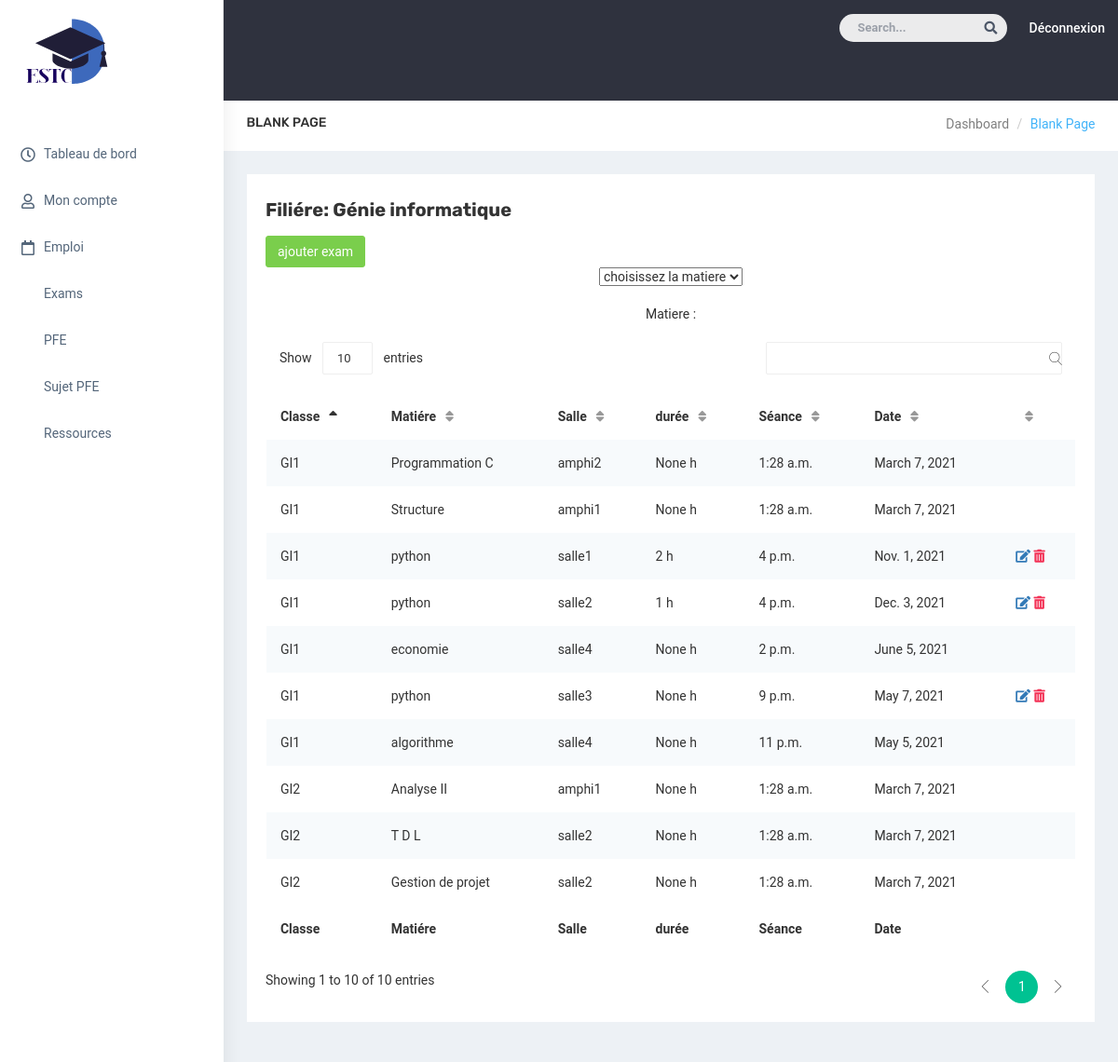
The app's page /examen (signed in) with its own data.
### gestioncours/models.py (models this page shows, shortened)
class Filiere(models.Model):
   nom_filiere = models.TextField()
   responsable = models.TextField()
   def __str__(self):
        return self.  nom_filiere

class Examen(models.Model):
    matiere= models.ForeignKey(Matiere, on_delete=models.CASCADE)
    salle= models.ForeignKey(Salle, on_delete=models.CASCADE)
    classe = models.ForeignKey(Classe, on_delete=models.CASCADE)
    filiere = models.ForeignKey(Filiere, on_delete=models.CASCADE)
    enseignant = models.ForeignKey(Enseignant, on_delete=models.CASCADE, null=True , blank=True)
    duree = models.IntegerField(null=True,blank="true")
    seance = models.TimeField(max_length=150,null=True)
    date = models.DateField(max_length=150,null=True)

class Classe(models.Model):
  nom_class= models.TextField()
  delegue = models.TextField()
  filiere=models.ForeignKey(Filiere,on_delete=models.CASCADE)
  def __str__(self):
        return self.nom_class

class Matiere(models.Model):
   nom_matiere = models.TextField(default="null")
   description =  models.TextField(default="null")
   module= models.ForeignKey(Module, on_delete=models.CASCADE)
   enseignant=models.ForeignKey(Enseignant, on_delete=models.CASCADE,blank="true")
   classe = models.ForeignKey(Classe, on_delete=models.CASCADE,blank='true', null=True)
   def __str__(self):
        return self.nom_matiere

class Salle(models.Model):
        nom_salle = models.CharField(max_length=40,default='')
        def __str__(self):
            return self.nom_salle

### gestioncours/views.py (the view, shortened to what this page needs)
# urls.py: path('examen', views.examen, name='examen'),
def examen(request):
    test = Classe.objects.filter(filiere_id = request.user.enseignant.filiere ).all()
    A=test[0].nom_class
    filiere = Filiere.objects.get(pk = request.user.enseignant.filiere_id)
    exam = Examen.objects.filter(filiere_id=filiere).all()
    all_matiere = []
    matiere = ""
    for x in exam:
        all_matiere.append(x.matiere.nom_matiere)
    all_mat = list(dict.fromkeys(all_matiere))
    return render(request, 'examen.html', { 'exam' : exam , 'filiere':filiere , 'A':A , "all_mat" : all_mat ,"matiere" : matiere})

### templates/examen.html (shortened to what this page needs)
{% extends 'ens-template.html' %}
{% block content%}
        <div id="page-wrapper">
            <div class="container-fluid">
                <div class="row bg-title">
                    <div class="col-lg-3 col-md-4 col-sm-4 col-xs-12">
                        <h4 class="page-title">Blank Page</h4>
                    </div>
                    <div class="col-lg-9 col-sm-8 col-md-8 col-xs-12">
                        <ol class="breadcrumb">
                            <li><a href="#">Dashboard</a></li>
                            <li class="active">Blank Page</li>
                        </ol>
                    </div>
                </div>
   <div class="row">
     <div class="col-lg-12 col-md-12 col-sm-12 col-xs-12">
                    <div class="data-table-list">
                        <div class="basic-tb-hd">
                            <h2>Filiére: {{filiere}}</h2>
                              <a href="{% url 'create_examen_ens' %}" class="btn btn-success">ajouter exam</a>
                                <div class="basic-tb-hd" style="text-align:center;">
                                <form class="form" method="post" name="myform">
                                  <select class="form-select" aria-label="Default select example" name="mat" onchange="submitform();">
                                    <option selected> choisissez la matiere</option>
                                </select>
                                </form>
                                <br>
                                <div class="basic-tb-hd" style="text-align:center;">
                                  {% if matiere == 'x' %}
                                <strong><span style="color:blue" > Mes Exams </span></strong>
                                  {%else%}
                                  Matiere :<strong></strong>
                                  {% endif %}
                                </div>
                                </div>
                        </div>
                        <div class="table-responsive">
                            <table id="data-table-basic" class="table table-striped">
                                <thead>
                                    <tr>
                                        <th>Classe</th>
                                        <th>Matiére</th>
                                        <th>Salle</th>
                                        <th>durée</th>
                                        <th>Séance</th>
                                        <th>Date</th>
                                        <th></th>
                                    </tr>
                                </thead>
                                <tbody>
                              {%for item in exam %}
                                    <tr>
                                        <td class="desc"> {{item.classe}}</td>
                                         <td>{{item.matiere}}</td>
                                          <td>{{item.salle}}</td>
                                          <td>{{item.duree}} h</td>
                                          <td>{{item.seance}}</td>
                                          <td>{{item.date}}</td>
                                          {% if item.matiere.enseignant_id == request.user.enseignant.id %}
                                          <td>
                                            <a href="{% url 'update_examen_ens' item.id %}"> <i class="fas fa-edit"></i> </a>
                                            <a class="text-danger" href="{% url 'delete_examen_ens' item.id %}"> <i class="fas fa-trash-alt"></i> </a>
                                          </td>
                                          {%else%}
                                          <td></td>
                                          {% endif %}
                                    </tr>
                                 {% endfor %}
                                </tbody>
                                           <tfoot>
                                    <tr>
                                      <th>Classe</th>
                                      <th>Matiére</th>
                                      <th>Salle</th>
                                      <th>durée</th>
                                      <th>Séance</th>
                                      <th>Date</th>
                                        <th></th>
                                    </tr>
                                </tfoot>
                            </table>
                        </div>
                    </div>
                </div>
   </div>
                </div>
            </div>
        {% endblock %}

### static/css/colors/default.css (style rules this page uses)
body { background: #fff; }
.bg-title .breadcrumb .active { color: #41b3f9; }

### records on screen
Filiere: nom_filiere "Génie informatique"
Examen: classe "GI2", matiere "Analyse II", salle "amphi1", duree "None", seance "1:28 a.m.", date "March 7, 2021"
Examen: classe "GI1", matiere "Programmation C", salle "amphi2", duree "None", seance "1:28 a.m.", date "March 7, 2021"
Examen: classe "GI2", matiere "T D L", salle "salle2", duree "None", seance "1:28 a.m.", date "March 7, 2021"
Examen: classe "GI2", matiere "Gestion de projet", salle "salle2", duree "None", seance "1:28 a.m.", date "March 7, 2021"
Examen: classe "GI1", matiere "Structure", salle "amphi1", duree "None", seance "1:28 a.m.", date "March 7, 2021"
Examen: classe "GI1", matiere "python", salle "salle1", duree "2", seance "4 p.m.", date "Nov. 1, 2021"
Examen: classe "GI1", matiere "python", salle "salle2", duree "1", seance "4 p.m.", date "Dec. 3, 2021"
Examen: classe "GI1", matiere "economie", salle "salle4", duree "None", seance "2 p.m.", date "June 5, 2021"
Examen: classe "GI1", matiere "python", salle "salle3", duree "None", seance "9 p.m.", date "May 7, 2021"
Examen: classe "GI1", matiere "algorithme", salle "salle4", duree "None", seance "11 p.m.", date "May 5, 2021"
